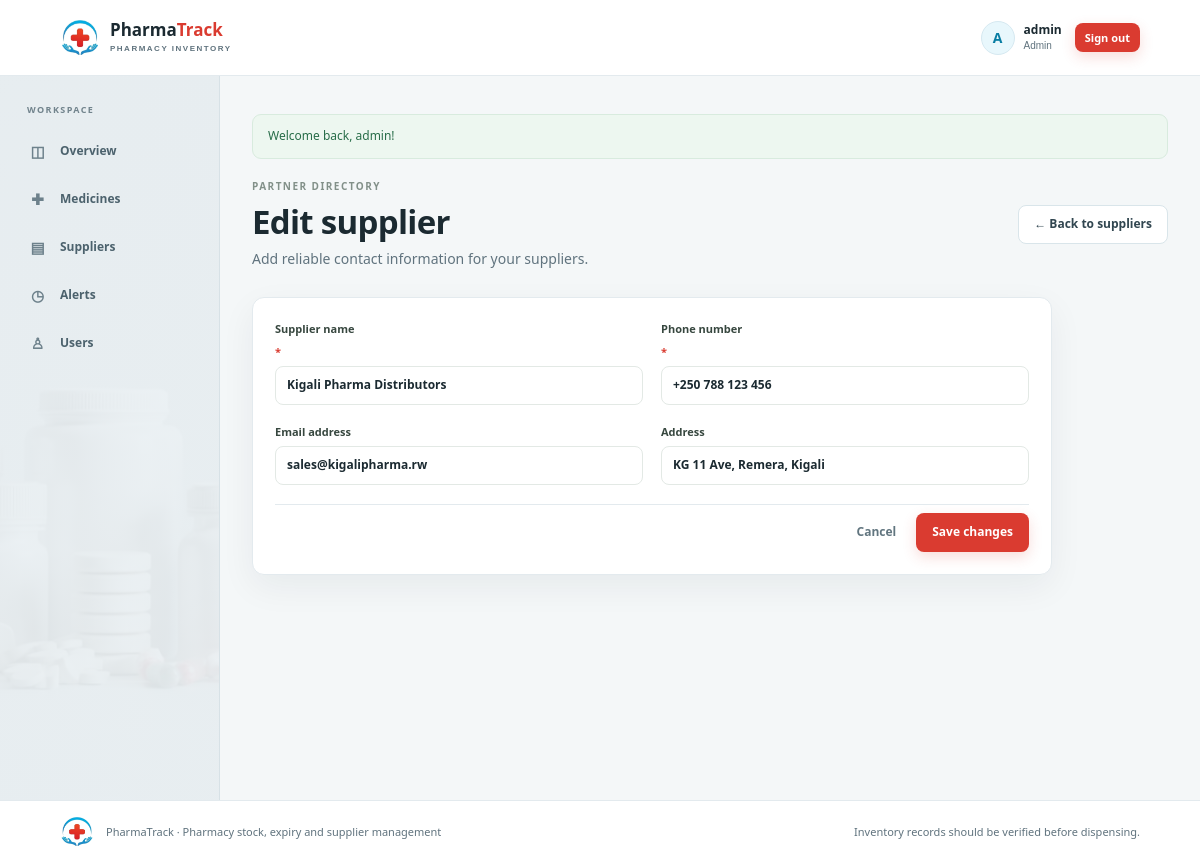
Screenshot of /public/index.php?r=supplier-form&id=1 (signed in) with the database file from the repository.
### tables this page shows
CREATE TABLE IF NOT EXISTS users (
    user_id       INT UNSIGNED NOT NULL AUTO_INCREMENT,
    username      VARCHAR(50)  NOT NULL,
    email         VARCHAR(100) NOT NULL,
    password_hash VARCHAR(255) NOT NULL,
    role          ENUM('admin', 'pharmacist') NOT NULL DEFAULT 'pharmacist',
    created_at    TIMESTAMP NOT NULL DEFAULT CURRENT_TIMESTAMP,
    PRIMARY KEY (user_id),
    UNIQUE KEY uq_users_username (username),
    UNIQUE KEY uq_users_email (email)
);

CREATE TABLE IF NOT EXISTS suppliers (
    supplier_id INT UNSIGNED NOT NULL AUTO_INCREMENT,
    name        VARCHAR(120) NOT NULL,
    phone       VARCHAR(30)  NOT NULL,
    email       VARCHAR(100) DEFAULT NULL,
    address     VARCHAR(255) DEFAULT NULL,
    created_at  TIMESTAMP NOT NULL DEFAULT CURRENT_TIMESTAMP,
    PRIMARY KEY (supplier_id),
    KEY idx_suppliers_name (name)
);

### src/Core/View.php (called while the page is built, shortened)
<?php
final class View
{
    public static function render(string $view, array $data = []): void
    {
        $viewFile = APP_ROOT . '/src/Views/' . $view . '.php';
        $data += [
            'flash'  => Flash::get(),
            'errors' => Flash::errors(),
            'old'    => Flash::old(),
        ];
        extract($data, EXTR_SKIP);
        require APP_ROOT . '/src/Views/layouts/header.php';
        require $viewFile;
        require APP_ROOT . '/src/Views/layouts/footer.php';
    }
}

### src/Controllers/SupplierController.php (called while the page is built, shortened)
<?php
final class SupplierController
{
    public function form(): void
    {
        Auth::requireLogin();
        $id       = (int) ($_GET['id'] ?? 0);
        $supplier = $id > 0 ? Supplier::find($id) : null;
        View::render('suppliers/form', [
            'title'    => $supplier ? 'Edit supplier' : 'Add supplier',
            'supplier' => $supplier,
        ]);
    }
}

### public/index.php (called while the page is built, shortened)
<?php
require dirname(__DIR__) . '/src/bootstrap.php';
$routes = [
    'login'          => [AuthController::class, 'login'],
    'register'       => [AuthController::class, 'register'],
    'logout'         => [AuthController::class, 'logout'],
    'dashboard'      => [DashboardController::class, 'index'],
    'medicines'      => [MedicineController::class, 'index'],
    'medicine-form'  => [MedicineController::class, 'form'],
    'medicine-save'  => [MedicineController::class, 'save'],
    'medicine-delete'=> [MedicineController::class, 'delete'],
    'suppliers'      => [SupplierController::class, 'index'],
    'supplier-form'  => [SupplierController::class, 'form'],
    'supplier-save'  => [SupplierController::class, 'save'],
    'supplier-delete'=> [SupplierController::class, 'delete'],
    'alerts'         => [AlertController::class, 'index'],
    'alert-create'   => [AlertController::class, 'create'],
    'alert-form'     => [AlertController::class, 'form'],
    'alert-resolve'  => [AlertController::class, 'resolve'],
    'alert-delete'   => [AlertController::class, 'delete'],
    'alert-sync'     => [AlertController::class, 'sync'],
    'users'          => [UserController::class, 'index'],
    'user-form'      => [UserController::class, 'form'],
    'user-save'      => [UserController::class, 'save'],
    'user-delete'    => [UserController::class, 'delete'],
];
$route = isset($_GET['r']) && is_string($_GET['r'])
    ? trim($_GET['r'])
    : (Auth::check() ? 'dashboard' : 'login');
[$controllerClass, $method] = $routes[$route];
try {
    (new $controllerClass())->{$method}();
} catch (Throwable $exception) {
    error_log(sprintf(
        'Unhandled %s: %s in %s:%d',
        $exception::class,
        $exception->getMessage(),
        $exception->getFile(),
        $exception->getLine()
    ));
    http_response_code(500);
    View::render('errors/500', ['title' => 'Server error']);
}

### src/bootstrap.php (called while the page is built, shortened)
<?php
require __DIR__ . '/Support/autoload.php';
function e(mixed $value): string
{
    return htmlspecialchars((string) $value, ENT_QUOTES | ENT_SUBSTITUTE, 'UTF-8');
}
function url(string $route = 'dashboard', array $params = []): string
{
    return BASE_URL . '/index.php?' . http_build_query(['r' => $route] + $params);
}

### src/Core/Auth.php (called while the page is built, shortened)
<?php
final class Auth
{
    private static ?array $cachedUser = null;
    private static bool $loaded = false;
    public static function check(): bool
    {
        return self::user() !== null;
    }
    public static function user(): ?array
    {
        if (self::$loaded) {
            return self::$cachedUser;
        }
        self::$loaded = true;
        $id = (int) ($_SESSION['user_id'] ?? 0);
        $user = User::find($id);
        return self::$cachedUser = $user;
    }
    public static function requireLogin(): void
    {
        if (self::check()) {
            return;
        }
    }
}

### src/Support/autoload.php (called while the page is built, shortened)
<?php
spl_autoload_register(function (string $class): void {
    $prefix = 'App\\';
    $relative = substr($class, strlen($prefix));
    $file     = dirname(__DIR__) . DIRECTORY_SEPARATOR
              . str_replace('\\', DIRECTORY_SEPARATOR, $relative) . '.php';
});

### src/Config/Database.php (called while the page is built, shortened)
<?php
final class Database
{
    private static ?PDO $pdo = null;
    public static function pdo(): PDO
    {
        if (self::$pdo instanceof PDO) {
            return self::$pdo;
        }
        $host = getenv('DB_HOST') ?: '127.0.0.1';
        $name = getenv('DB_NAME') ?: 'pharmacy_stock_alert';
        $user = getenv('DB_USER') ?: 'root';
        $pass = getenv('DB_PASS') ?: '';
        $dsn = "mysql:host={$host};dbname={$name};charset=utf8mb4";
        try {
            self::$pdo = new PDO($dsn, $user, $pass, [
                PDO::ATTR_ERRMODE            => PDO::ERRMODE_EXCEPTION,
                PDO::ATTR_DEFAULT_FETCH_MODE => PDO::FETCH_ASSOC,
                PDO::ATTR_EMULATE_PREPARES   => false,
            ]);
        } catch (PDOException $exception) {
            error_log('Database connection failed: ' . $exception->getMessage());
            http_response_code(500);
            exit('Database connection failed. Check src/Config/Database.php and make sure MySQL is running.');
        }
        return self::$pdo;
    }
}

### src/Models/User.php (called while the page is built, shortened)
<?php
final class User
{
    public static function find(int $id): ?array
    {
        $stmt = Database::pdo()->prepare(
            'SELECT user_id, username, email, password_hash, role, created_at FROM users WHERE user_id = :id'
        );
        $stmt->execute([':id' => $id]);
        return $stmt->fetch() ?: null;
    }
}

### src/Core/Flash.php (called while the page is built, shortened)
<?php
final class Flash
{
    public static function get(): ?array
    {
        $flash = $_SESSION[self::FLASH] ?? null;
        return is_array($flash) ? $flash : null;
    }
    public static function old(): array
    {
        $old = $_SESSION[self::OLD] ?? [];
        return is_array($old) ? $old : [];
    }
}

### src/Models/Supplier.php (called while the page is built, shortened)
<?php
final class Supplier
{
    public static function find(int $id): ?array
    {
        $stmt = Database::pdo()->prepare('SELECT * FROM suppliers WHERE supplier_id = :id');
        $stmt->execute([':id' => $id]);
        return $stmt->fetch() ?: null;
    }
}

### src/Views/suppliers/form.php (the view, shortened to what this page needs)
<?php
$isEditing = $supplier !== null;
$value = static fn(string $key): mixed => $old[$key] ?? ($supplier[$key] ?? '');
?>
<section class="page-heading">
    <div><span class="eyebrow">PARTNER DIRECTORY</span><h1><?= $isEditing ? 'Edit supplier' : 'Add a supplier' ?></h1><p class="muted">Add reliable contact information for your suppliers.</p></div>
    <a class="button button-secondary" href="<?= e(url('suppliers')) ?>">← Back to suppliers</a>
</section>
<section class="panel form-panel"><form method="post" action="<?= e(url('supplier-save')) ?>" class="form-stack">
    <div class="form-grid">
        <label>Supplier name <span class="required">*</span><input name="name" type="text" maxlength="120" required value="<?= e($value('name')) ?>"></label>
        <label>Phone number <span class="required">*</span><input name="phone" type="tel" maxlength="30" required value="<?= e($value('phone')) ?>"></label>
        <label>Email address<input name="email" type="email" maxlength="100" value="<?= e($value('email')) ?>"><?php if (!empty($errors['email'])): ?><small class="field-error"><?= e($errors['email']) ?></small><?php endif; ?></label>
        <label>Address<input name="address" type="text" maxlength="255" value="<?= e($value('address')) ?>"><?php if (!empty($errors['address'])): ?><small class="field-error"><?= e($errors['address']) ?></small><?php endif; ?></label>
    </div>
    <div class="form-actions"><a class="button button-quiet" href="<?= e(url('suppliers')) ?>">Cancel</a><button class="button button-primary" type="submit"><?= $isEditing ? 'Save changes' : 'Add supplier' ?></button></div>
</form></section>

### src/Views/layouts/header.php (shortened to what this page needs)
<?php
$currentUser = Auth::user();
$isGuest = $currentUser === null;
?>
<!DOCTYPE html>
<html lang="en">
<head>
    <link rel="stylesheet" href="<?= e(BASE_URL) ?>/assets/app.css?v=<?= e((string) filemtime(APP_ROOT . '/public/assets/app.css')) ?>">
</head>
<body class="<?= !empty($authLayout) ? 'auth-page' : '' ?>">
<header class="site-header">
    <a class="brand" href="<?= e(url($isGuest ? 'login' : 'dashboard')) ?>">
        <img class="brand-logo" src="<?= e(BASE_URL) ?>/assets/images/logo-mark.png" alt="" width="40" height="40">
        <span>Pharma<span class="brand-light">Track</span><small>PHARMACY INVENTORY</small></span>
    </a>
    <?php if (!$isGuest): ?>
        <div class="account">
            <span class="account-avatar" aria-hidden="true"><?= e(strtoupper(substr($currentUser['username'], 0, 1))) ?></span>
            <span class="account-name"><strong><?= e($currentUser['username']) ?></strong><small><?= e(ucfirst($currentUser['role'])) ?></small></span>
            <form method="post" action="<?= e(url('logout')) ?>">
                <button class="button button-primary button-small sign-out-button" type="submit">Sign out</button>
            </form>
        </div>
    <?php endif; ?>
</header>
<?php if (!$isGuest): ?>
    <div class="app-layout">
        <aside class="sidebar" id="primary-nav">
            <span class="sidebar-label">WORKSPACE</span>
            <nav class="primary-nav" aria-label="Main navigation">
                <a href="<?= e(url('dashboard')) ?>" class="<?= ($title ?? '') === 'Dashboard' ? 'active' : '' ?>"><span class="nav-icon" aria-hidden="true">◫</span>Overview</a>
                <a href="<?= e(url('medicines')) ?>" class="<?= str_starts_with((string) ($title ?? ''), 'Medicine') ? 'active' : '' ?>"><span class="nav-icon" aria-hidden="true">✚</span>Medicines</a>
                <a href="<?= e(url('suppliers')) ?>" class="<?= str_starts_with((string) ($title ?? ''), 'Supplier') ? 'active' : '' ?>"><span class="nav-icon" aria-hidden="true">▤</span>Suppliers</a>
                <a href="<?= e(url('alerts')) ?>" class="<?= str_starts_with((string) ($title ?? ''), 'Stock alert') || ($title ?? '') === 'Create alert' ? 'active' : '' ?>"><span class="nav-icon" aria-hidden="true">◷</span>Alerts</a>
                <a href="<?= e(url('users')) ?>" class="<?= str_starts_with((string) ($title ?? ''), 'User') ? 'active' : '' ?>"><span class="nav-icon" aria-hidden="true">♙</span>Users</a>
            </nav>
        </aside>
        <main class="page-shell">
<?php else: ?>
<main class="page-shell<?= $isGuest ? ' guest-shell' : '' ?><?= !empty($authLayout) ? ' auth-shell' : '' ?>">
<?php endif; ?>
    <?php if (!empty($flash)): ?>
        <div class="flash flash-<?= e($flash['type'] ?? 'info') ?>" role="status"><?= e($flash['message'] ?? '') ?></div>
    <?php endif; ?>

### rows the page displays
users: username "A", username "admin", role "Admin"
suppliers: name "Kigali Pharma Distributors", phone "+250 788 123 456", email "sales@kigalipharma.rw", address "KG 11 Ave, Remera, Kigali"

### other values shown
$flash['message'] "Welcome back, admin!"
